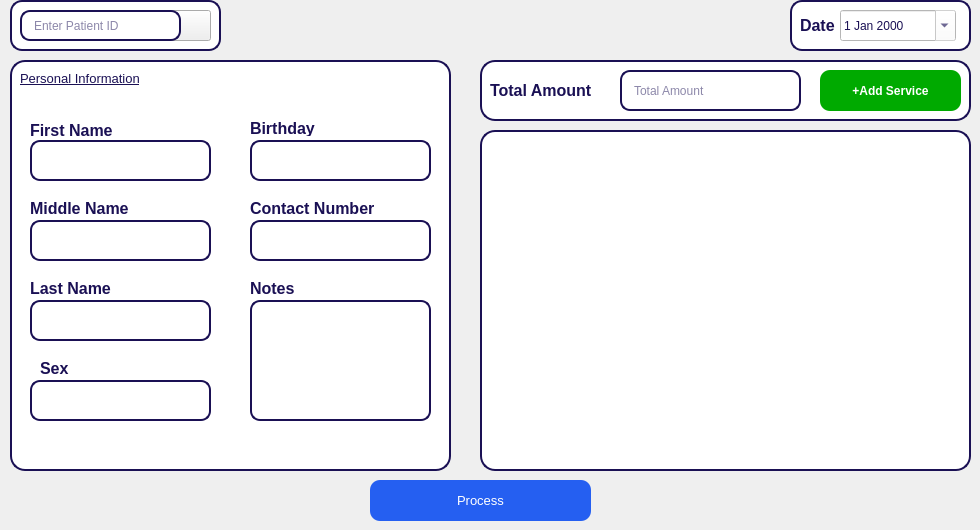
    <widget class="QWidget" name="page_4">
     <widget class="QWidget" name="personalinfoContainer" native="true">
      <property name="geometry">
       <rect>
        <x>10</x>
        <y>60</y>
        <width>441</width>
        <height>411</height>
       </rect>
      </property>
      <property name="styleSheet">
       <string notr="true">#personalinfoContainer {
    background-color: white;
    border-radius: 15px;
    border: 2px solid #1A1054;
}

#personalinfoContainer QWidget {
    background-color: none; /* preserve child widget background */
}
</string>
      </property>
      <widget class="QLabel" name="label_2">
       <property name="geometry">
        <rect>
         <x>20</x>
         <y>140</y>
         <width>101</width>
         <height>16</height>
        </rect>
       </property>
       <property name="font">
        <font>
         <pointsize>12</pointsize>
         <bold>true</bold>
        </font>
       </property>
       <property name="styleSheet">
        <string notr="true">color: rgb(26, 16, 84);</string>
       </property>
       <property name="text">
        <string>Middle Name</string>
       </property>
      </widget>
      <widget class="QLabel" name="label_3">
       <property name="geometry">
        <rect>
         <x>20</x>
         <y>220</y>
         <width>111</width>
         <height>16</height>
        </rect>
       </property>
       <property name="font">
        <font>
         <pointsize>12</pointsize>
         <bold>true</bold>
        </font>
       </property>
       <property name="styleSheet">
        <string notr="true">color: rgb(26, 16, 84);</string>
       </property>
       <property name="text">
        <string>Last Name</string>
       </property>
      </widget>
      <widget class="QLabel" name="label_6">
       <property name="geometry">
        <rect>
         <x>240</x>
         <y>140</y>
         <width>131</width>
         <height>16</height>
        </rect>
       </property>
       <property name="font">
        <font>
         <pointsize>12</pointsize>
         <bold>true</bold>
        </font>
       </property>
       <property name="styleSheet">
        <string notr="true">color: rgb(26, 16, 84);</string>
       </property>
       <property name="text">
        <string>Contact Number</string>
       </property>
      </widget>
      <widget class="QLabel" name="label_4">
       <property name="geometry">
        <rect>
         <x>30</x>
         <y>300</y>
         <width>91</width>
         <height>16</height>
        </rect>
       </property>
       <property name="font">
        <font>
         <pointsize>12</pointsize>
         <bold>true</bold>
        </font>
       </property>
       <property name="styleSheet">
        <string notr="true">color: rgb(26, 16, 84);</string>
       </property>
       <property name="text">
        <string>Sex</string>
       </property>
      </widget>
      <widget class="QLineEdit" name="bdayField">
       <property name="geometry">
        <rect>
         <x>240</x>
         <y>80</y>
         <width>181</width>
         <height>41</height>
        </rect>
       </property>
       <property name="styleSheet">
        <string notr="true">#bdayField {
    background-color: white;       /* solid background */
    border: 2px solid #1A1054;    /* solid border color */
    border-radius: 10px;           /* round corners */
    padding: 5px 10px;             /* optional: inner spacing */
	
	color: rgb(26, 16, 84);
}
</string>
       </property>
       <property name="placeholderText">
        <string/>
       </property>
      </widget>
      <widget class="QLineEdit" name="sexField">
       <property name="geometry">
        <rect>
         <x>20</x>
         <y>320</y>
         <width>181</width>
         <height>41</height>
        </rect>
       </property>
       <property name="styleSheet">
        <string notr="true">#sexField {
    background-color: white;       /* solid background */
    border: 2px solid #1A1054;    /* solid border color */
    border-radius: 10px;           /* round corners */
    padding: 5px 10px;             /* optional: inner spacing */
	
	color: rgb(26, 16, 84);
}
</string>
       </property>
       <property name="placeholderText">
        <string/>
       </property>
      </widget>
      <widget class="QLineEdit" name="lnameField">
       <property name="geometry">
        <rect>
         <x>20</x>
         <y>240</y>
         <width>181</width>
         <height>41</height>
        </rect>
       </property>
       <property name="styleSheet">
        <string notr="true">#lnameField {
    background-color: white;       /* solid background */
    border: 2px solid #1A1054;    /* solid border color */
    border-radius: 10px;           /* round corners */
    padding: 5px 10px;             /* optional: inner spacing */
	
	color: rgb(26, 16, 84);
}
</string>
       </property>
       <property name="placeholderText">
        <string/>
       </property>
      </widget>
      <widget class="QLineEdit" name="fnameField">
       <property name="geometry">
        <rect>
         <x>20</x>
         <y>80</y>
         <width>181</width>
         <height>41</height>
        </rect>
       </property>
       <property name="styleSheet">
        <string notr="true">#fnameField {
    background-color: white;       /* solid background */
    border: 2px solid #1A1054;    /* solid border color */
    border-radius: 10px;           /* round corners */
    padding: 5px 10px;             /* optional: inner spacing */
	
	color: rgb(26, 16, 84);
}
</string>
       </property>
       <property name="placeholderText">
        <string/>
       </property>
      </widget>
      <widget class="QLineEdit" name="contactField">
       <property name="geometry">
        <rect>
         <x>240</x>
         <y>160</y>
         <width>181</width>
         <height>41</height>
        </rect>
       </property>
       <property name="styleSheet">
        <string notr="true">#contactField {
    background-color: white;       /* solid background */
    border: 2px solid #1A1054;    /* solid border color */
    border-radius: 10px;           /* round corners */
    padding: 5px 10px;             /* optional: inner spacing */
	
	color: rgb(26, 16, 84);
}
</string>
       </property>
       <property name="placeholderText">
        <string/>
       </property>
      </widget>
      <widget class="QLabel" name="label_5">
       <property name="geometry">
        <rect>
         <x>240</x>
         <y>60</y>
         <width>91</width>
         <height>16</height>
        </rect>
       </property>
       <property name="font">
        <font>
         <pointsize>12</pointsize>
         <bold>true</bold>
        </font>
       </property>
       <property name="styleSheet">
        <string notr="true">color: rgb(26, 16, 84);</string>
       </property>
       <property name="text">
        <string>Birthday</string>
       </property>
      </widget>
      <widget class="QLabel" name="label">
       <property name="geometry">
        <rect>
         <x>20</x>
         <y>60</y>
         <width>91</width>
         <height>20</height>
        </rect>
       </property>
       <property name="font">
        <font>
         <pointsize>12</pointsize>
         <bold>true</bold>
        </font>
       </property>
       <property name="styleSheet">
        <string notr="true">color: rgb(26, 16, 84);</string>
       </property>
       <property name="text">
        <string>First Name</string>
       </property>
      </widget>
      <widget class="QLabel" name="label_7">
       <property name="geometry">
        <rect>
         <x>10</x>
         <y>10</y>
         <width>121</width>
         <height>16</height>
        </rect>
       </property>
       <property name="font">
        <font>
         <pointsize>10</pointsize>
         <underline>true</underline>
        </font>
       </property>
       <property name="styleSheet">
        <string notr="true">color: rgb(26, 16, 84);</string>
       </property>
       <property name="text">
        <string>Personal Information</string>
       </property>
      </widget>
      <widget class="QLineEdit" name="mnameField">
       <property name="geometry">
        <rect>
         <x>20</x>
         <y>160</y>
         <width>181</width>
         <height>41</height>
        </rect>
       </property>
       <property name="styleSheet">
        <string notr="true">#mnameField {
    background-color: white;       /* solid background */
    border: 2px solid #1A1054;    /* solid border color */
    border-radius: 10px;           /* round corners */
    padding: 5px 10px;             /* optional: inner spacing */
	
	color: rgb(26, 16, 84);
}
</string>
       </property>
       <property name="placeholderText">
        <string/>
       </property>
      </widget>
      <widget class="QTextEdit" name="noteField">
       <property name="geometry">
        <rect>
         <x>240</x>
         <y>240</y>
         <width>181</width>
         <height>121</height>
        </rect>
       </property>
       <property name="font">
        <font>
         <pointsize>10</pointsize>
        </font>
       </property>
       <property name="styleSheet">
        <string notr="true">QTextEdit#noteField {
    background-color: white;       
    border: 2px solid #1A1054;    
    border-radius: 10px;          
    padding: 5px;                 
    color: rgb(26, 16, 84);
}


</string>
       </property>
       <property name="frameShape">
        <enum>QFrame::Shape::NoFrame</enum>
       </property>
       <property name="html">
        <string>&lt;!DOCTYPE HTML PUBLIC &quot;-//W3C//DTD HTML 4.0//EN&quot; &quot;http://www.w3.org/TR/REC-html40/strict.dtd&quot;&gt;
&lt;html&gt;&lt;head&gt;&lt;meta name=&quot;qrichtext&quot; content=&quot;1&quot; /&gt;&lt;meta charset=&quot;utf-8&quot; /&gt;&lt;style type=&quot;text/css&quot;&gt;
p, li { white-space: pre-wrap; }
hr { height: 1px; border-width: 0; }
li.unchecked::marker { content: &quot;\2610&quot;; }
li.checked::marker { content: &quot;\2612&quot;; }
&lt;/style&gt;&lt;/head&gt;&lt;body style=&quot; font-family:'Segoe UI'; font-size:10pt; font-weight:400; font-style:normal;&quot;&gt;
&lt;p style=&quot;-qt-paragraph-type:empty; margin-top:0px; margin-bottom:0px; margin-left:0px; margin-right:0px; -qt-block-indent:0; text-indent:0px;&quot;&gt;&lt;br /&gt;&lt;/p&gt;&lt;/body&gt;&lt;/html&gt;</string>
       </property>
      </widget>
      <widget class="QLabel" name="label_8">
       <property name="geometry">
        <rect>
         <x>240</x>
         <y>220</y>
         <width>91</width>
         <height>16</height>
        </rect>
       </property>
       <property name="font">
        <font>
         <pointsize>12</pointsize>
         <bold>true</bold>
        </font>
       </property>
       <property name="styleSheet">
        <string notr="true">color: rgb(26, 16, 84);</string>
       </property>
       <property name="text">
        <string>Notes</string>
       </property>
      </widget>
     </widget>
     <widget class="QWidget" name="searchContainer" native="true">
      <property name="geometry">
       <rect>
        <x>10</x>
        <y>0</y>
        <width>211</width>
        <height>51</height>
       </rect>
      </property>
      <property name="styleSheet">
       <string notr="true">#searchContainer {
    background-color: white;
    border-radius: 12px;
    border: 2px solid #1A1054;
}

#searchContainer QWidget {
    background-color: none; /* preserve child widget background */
}
</string>
      </property>
      <widget class="QPushButton" name="IDSearchBtn">
       <property name="geometry">
        <rect>
         <x>160</x>
         <y>10</y>
         <width>41</width>
         <height>31</height>
        </rect>
       </property>
       <property name="text">
        <string/>
       </property>
       <property name="icon">
        <iconset>
         <normaloff>../assets/search_icon_nobg.png</normaloff>../assets/search_icon_nobg.png</iconset>
       </property>
       <property name="iconSize">
        <size>
         <width>35</width>
         <height>35</height>
        </size>
       </property>
      </widget>
      <widget class="QLineEdit" name="searchIDField">
       <property name="geometry">
        <rect>
         <x>10</x>
         <y>10</y>
         <width>161</width>
         <height>31</height>
        </rect>
       </property>
       <property name="styleSheet">
        <string notr="true">#searchIDField {
    background-color: white;       /* solid background */
    border: 2px solid #1A1054;    /* solid border color */
    border-radius: 10px;           /* round corners */
    padding: 5px 10px;             /* optional: inner spacing */
	
	color: rgb(26, 16, 84);
}
</string>
       </property>
       <property name="placeholderText">
        <string>Enter Patient ID</string>
       </property>
      </widget>
     </widget>
     <widget class="QWidget" name="totalAmountContainer" native="true">
      <property name="geometry">
       <rect>
        <x>480</x>
        <y>60</y>
        <width>491</width>
        <height>61</height>
       </rect>
      </property>
      <property name="styleSheet">
       <string notr="true">#totalAmountContainer {
    background-color: white;
    border-radius: 15px;
    border: 2px solid #1A1054;
}

#totalAmountContainer QWidget {
    background-color: none; /* preserve child widget background */
}
</string>
      </property>
      <widget class="QLabel" name="label_11">
       <property name="geometry">
        <rect>
         <x>10</x>
         <y>0</y>
         <width>111</width>
         <height>61</height>
        </rect>
       </property>
       <property name="font">
        <font>
         <pointsize>12</pointsize>
         <bold>true</bold>
        </font>
       </property>
       <property name="styleSheet">
        <string notr="true">color: rgb(26, 16, 84);</string>
       </property>
       <property name="text">
        <string>Total Amount</string>
       </property>
      </widget>
      <widget class="QLineEdit" name="totalField">
       <property name="geometry">
        <rect>
         <x>140</x>
         <y>10</y>
         <width>181</width>
         <height>41</height>
        </rect>
       </property>
       <property name="styleSheet">
        <string notr="true">#totalField {
    background-color: white;       /* solid background */
    border: 2px solid #1A1054;    /* solid border color */
    border-radius: 10px;           /* round corners */
    padding: 5px 10px;             /* optional: inner spacing */
	
	color: rgb(26, 16, 84);
}
</string>
       </property>
       <property name="readOnly">
        <bool>true</bool>
       </property>
       <property name="placeholderText">
        <string>Total Amount</string>
       </property>
      </widget>
      <widget class="QPushButton" name="addServiceBtn">
       <property name="geometry">
        <rect>
         <x>340</x>
         <y>10</y>
         <width>141</width>
         <height>41</height>
        </rect>
       </property>
       <property name="font">
        <font>
         <bold>true</bold>
        </font>
       </property>
       <property name="styleSheet">
        <string notr="true">background-color: rgb(0, 170, 0);
color: rgb(255, 255, 255);
border-radius:10px;</string>
       </property>
       <property name="text">
        <string>+Add Service</string>
       </property>
      </widget>
     </widget>
     <widget class="QWidget" name="dateContainer" native="true">
      <property name="geometry">
       <rect>
        <x>790</x>
        <y>0</y>
        <width>181</width>
        <height>51</height>
       </rect>
      </property>
      <property name="styleSheet">
       <string notr="true">#dateContainer {
    background-color: white;
    border-radius: 12px;
    border: 2px solid #1A1054;
}

#dateContainer QWidget {
    background-color: none; /* preserve child widget background */
}
</string>
      </property>
      <widget class="QLabel" name="label_12">
       <property name="geometry">
        <rect>
         <x>10</x>
         <y>0</y>
         <width>41</width>
         <height>51</height>
        </rect>
       </property>
       <property name="font">
        <font>
         <pointsize>12</pointsize>
         <bold>true</bold>
        </font>
       </property>
       <property name="styleSheet">
        <string notr="true">color: rgb(26, 16, 84);</string>
       </property>
       <property name="text">
        <string>Date</string>
       </property>
      </widget>
      <widget class="QDateEdit" name="dateField">
       <property name="geometry">
        <rect>
         <x>50</x>
         <y>10</y>
         <width>116</width>
         <height>31</height>
        </rect>
       </property>
       <property name="styleSheet">
        <string notr="true">color: rgb(26, 16, 84);
background-color: rgb(255, 255, 255);</string>
       </property>
       <property name="readOnly">
        <bool>true</bool>
       </property>
       <property name="calendarPopup">
        <bool>true</bool>
       </property>
      </widget>
     </widget>
     <widget class="QWidget" name="serviceContainer" native="true">
      <property name="geometry">
       <rect>
        <x>480</x>
        <y>130</y>
        <width>491</width>
        <height>341</height>
       </rect>
      </property>
      <property name="styleSheet">
       <string notr="true">#serviceContainer {
    background-color: white;
    border-radius: 15px;
    border: 2px solid #1A1054;
}

#servicesContainer QWidget {
    background-color: none; /* preserve child widget background */
}
</string>
      </property>
      <widget class="QScrollArea" name="servicescrollArea">
       <property name="geometry">
        <rect>
         <x>10</x>
         <y>10</y>
         <width>471</width>
         <height>321</height>
        </rect>
       </property>
       <property name="styleSheet">
        <string notr="true">/* Container with rounded blue border */
#serviceContainer {
    background-color: white;    /* container background */
    border: 2px solid #1A1054;  /* blue border */
    border-radius: 15px;        /* rounded corners */
}

/* ScrollArea inside container */
#servicescrollArea {
    background: transparent;    /* make scroll area itself transparent */
    border: none;               /* remove default borders */
}

/* The actual scrollable content */
#servicescrollArea QWidget {
    background-color: white;    /* content widget background */
    border-radius: 13px;        /* optional: slightly smaller radius */
}
</string>
       </property>
       <property name="widgetResizable">
        <bool>true</bool>
       </property>
       <widget class="QWidget" name="scrollAreaWidgetContents">
        <property name="geometry">
         <rect>
          <x>0</x>
          <y>0</y>
          <width>471</width>
          <height>321</height>
         </rect>
        </property>
       </widget>
      </widget>
     </widget>
     <widget class="QPushButton" name="processBtn">
      <property name="geometry">
       <rect>
        <x>370</x>
        <y>480</y>
        <width>221</width>
        <height>41</height>
       </rect>
      </property>
      <property name="font">
       <font>
        <pointsize>10</pointsize>
        <italic>false</italic>
        <bold>false</bold>
       </font>
      </property>
      <property name="cursor">
       <cursorShape>PointingHandCursor</cursorShape>
      </property>
      <property name="styleSheet">
       <string notr="true">QPushButton {
    background-color: rgb(37, 95, 241); 
    color: rgb(255, 255, 255);
    border-radius: 10px;
    font: 'Chakra Petch';
}

QPushButton:hover {
    background-color: rgb(58, 115, 255); 
}

QPushButton:pressed {
    background-color: rgb(20, 70, 200);   
}
</string>
      </property>
      <property name="text">
       <string>Process</string>
      </property>
     </widget>
    </widget>
